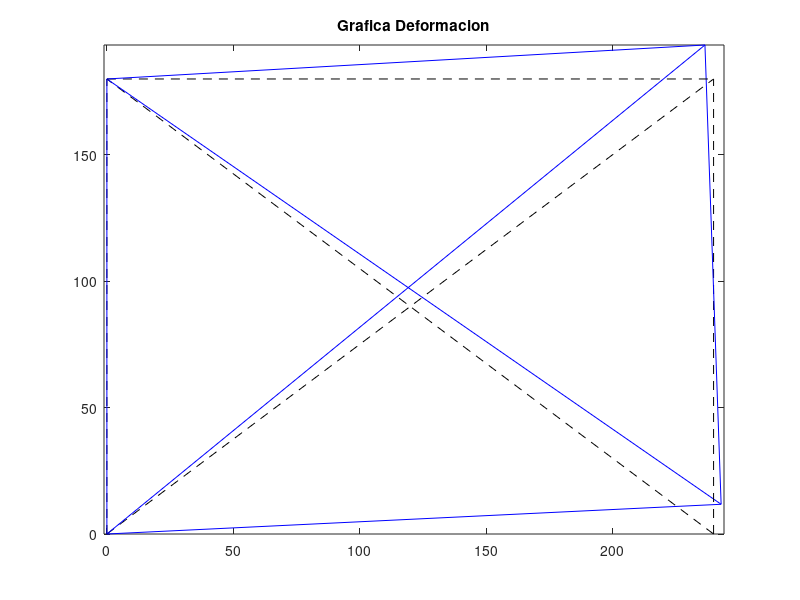

Write MATLAB code to recreate this figure.
nodos = [0 0;20 0;20 15;0 15]*12;%pulgadas
conn = [1 2;1 3;2 4;2 3;4 3;1 4];

A=1;
E=10e6;

p=[6 1000];

nn=size(nodos,1);
ndof=2*nn; %grados de libertad

f=zeros(ndof,1);
f(p(1))=p(2);

isol=[3 4 5 6]; %simplifica matriz en nodos libres

ne=size(conn,1);

K=zeros(ndof,ndof);
d=zeros(ndof,1);

for e=1:ne
    n1 = conn(e,1);
    n2 = conn(e,2);
    L = norm(nodos(n2,:)-nodos(n1,:));
    C = (nodos(n2,1)-nodos(n1,1))/L; %cos
    S = (nodos(n2,2)-nodos(n1,2))/L; %sin
    ke = (A*E/L) * [C^2 C*S -C^2 -C*S; C*S S^2 -C*S -S^2;
                    -C^2 -C*S C^2 C*S; -C*S -S^2 C*S S^2];
    
    sctr = [2*n1-1 2*n1 2*n2-1 2*n2]; %posicion en matriz global
    K(sctr,sctr) = K(sctr,sctr) + ke;
    
end

d(isol) = K(isol,isol)\f(isol);

f = K*d;
sigma=zeros(ne,1);

for e=1:ne
    n1 = conn(e,1);
    n2 = conn(e,2);
    L = norm(nodos(n2,:)-nodos(n1,:));
    C = (nodos(n2,1)-nodos(n1,1))/L; %cos
    S = (nodos(n2,2)-nodos(n1,2))/L; %sin
    B = E/L*[-C -S C S];
    sctr = [2*n1-1 2*n1 2*n2-1 2*n2];
    sigma(e) = B*d(sctr);
end

clf
sclf=200; %escala deformacion

for e=1:ne
    n1 = conn(e,1);
    n2 = conn(e,2);
    x1 = nodos(n1,1); y1 = nodos(n1,2);
    x2 = nodos(n2,1); y2 = nodos(n2,2);
    u1 = d(2*n1-1); v1 = d(2*n1);
    u2 = d(2*n2-1); v2 = d(2*n2);
    plot([x1, x2],[y1, y2],'k--');
    plot([x1, x2]+sclf*[u1, u2],[y1, y2]+sclf*[v1,v2],'b');
    hold on
end
title('Grafica Deformacion')
axis equal

Fuerzas = reshape(f,[2,nn]).'
Desplazamientos = reshape(d,[2,nn]).'
sigma

